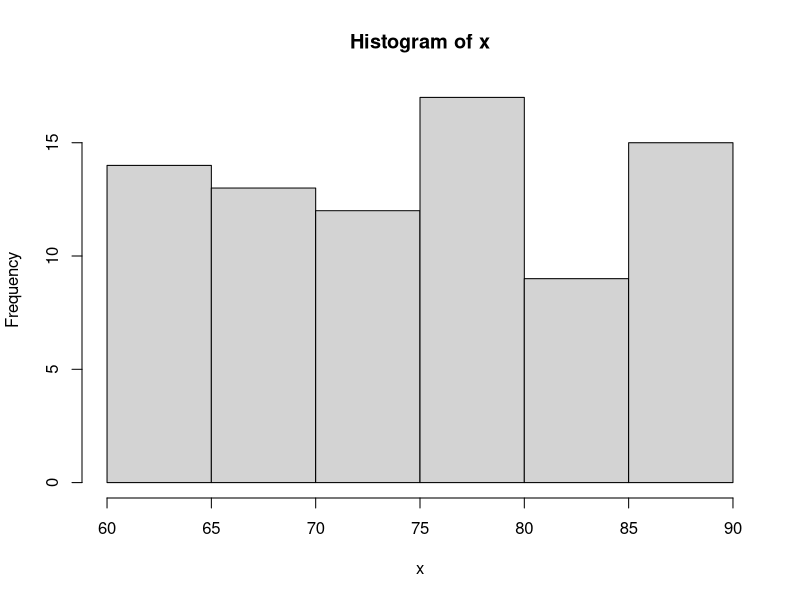

Here is the R script that generated this plot:
## ---- chunk 1
while(T){
  type = 1 #sample(1:5,1) #uniform, bell, bimodal, skewright, skewleft
  n = 80 #sample(c(60,75,80,90,100,110,120,125,130,150),1)
  # beta1 = c(1,10,0.2,0.5,2)[type]
  # beta2 = c(1,10,0.2,2,0.5)[type]
  # bottom = sample(seq(20,70,5),1)
  # width = sample(seq(5,30,5),1)
  i = 1:n
  val = seq(62,87,5)
  fre = c(14,13,12,17,9,15)
  x = rep(val,fre) #rbeta(n,beta1,beta2)*width+bottom
  myhist = hist(x,breaks=5)
  brks = myhist$breaks
  counts = myhist$counts
  relf = counts/n
  dens = relf/(brks[2]-brks[1])
  if(brks[2]-brks[1] != 1){
    break
  }
}

sol = signif(c(rbind(relf,dens)),6)
soln = paste0(sol,collapse="|")
tol = paste0(sol/10,collapse="|")
## ---- chunk 2
write.csv(data.frame(i,x),file="make_freq_dist.csv",row.names = FALSE)
## ---- chunk 3
NN = length(counts)
Interval = paste(brks[1:NN],"to",brks[2:(NN+1)])
Frequency = counts
Relative_frequency = paste("##ANSWER",seq(1,NN*2-1,2),"##",sep="")
Density = paste("##ANSWER",seq(2,2*NN,2),"##",sep="")
anstab = data.frame(Interval,Frequency,Relative_frequency,Density)
knitr::kable(anstab,format="html",table.attr='class="bordered-table"', align = "cccc",row.names=F)
## ---- chunk 4
NN = length(counts)
Interval = paste(brks[1:NN],"to",brks[2:(NN+1)])
Frequency = counts
Relative_frequency = signif(counts/n,4)
Density = signif(counts/n/(brks[2]-brks[1]),4)
soltab = data.frame(Interval,Frequency,Relative_frequency,Density)
knitr::kable(soltab,format="html",table.attr='class="bordered-table"', align = "cccc",row.names=F)
